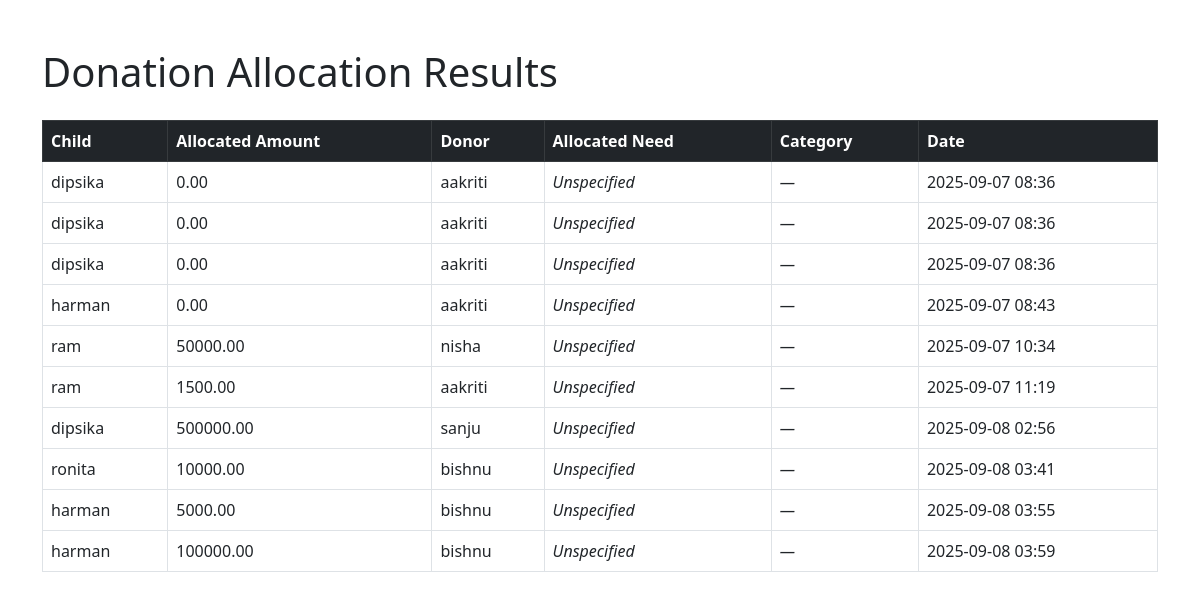
Page /allocation_results/ (signed in) on the committed database.
### orphanage/models.py (models this page shows, shortened)
class Allocation(models.Model):
    child = models.ForeignKey(Child, on_delete=models.CASCADE)
    donation = models.ForeignKey(Donation, on_delete=models.CASCADE)
    allocated_amount = models.FloatField(db_column='amount')
    date = models.DateTimeField(auto_now_add=True, db_column='allocated_at')

class Child(models.Model):
    name = models.CharField(max_length=100)
    gender = models.CharField(
        max_length=10,
        choices=[('Male', 'Male'), ('Female', 'Female'), ('Other', 'Other')]
    )
    admission_date = models.DateField(default=date.today)
    photo = models.ImageField(upload_to='child_photos/', null=True, blank=True)
    priority = models.IntegerField(default=1)
    need = models.TextField(blank=True, null=True)
    age = models.IntegerField(null=True, blank=True)
    child_need_fulfilled = models.BooleanField(default=False)
    date_of_birth = models.DateField(null=True, blank=True, help_text="Child's date of birth")
    background = models.TextField(blank=True, null=True, help_text="Child's background story and history")
    hobbies_interests = models.TextField(blank=True, null=True, help_text="Child's hobbies, interests, and activities")
    personality = models.TextField(blank=True, null=True, help_text="Child's personality traits and characteristics")
    health_status = models.TextField(blank=True, null=True, help_text="Health conditions and medical information")
    education_level = models.CharField(max_length=50, blank=True, null=True, help_text="Current education level")
    favorite_subjects = models.CharField(max_length=200, blank=True, null=True, help_text="Favorite subjects or activities")
    special_skills = models.TextField(blank=True, null=True, help_text="Special talents or skills")
    dietary_requirements = models.TextField(blank=True, null=True, help_text="Any dietary restrictions or preferences")
    languages_spoken = models.CharField(max_length=200, blank=True, null=True, help_text="Languages the child speaks")
    is_available_for_adoption = models.BooleanField(default=True, help_text="Whether child is available for adoption")
    adoption_notes = models.TextField(blank=True, null=True, help_text="Special notes for potential adopters")

class Donation(models.Model):
    donor = models.ForeignKey(Donor, on_delete=models.CASCADE, related_name='donations')
    amount = models.DecimalField(max_digits=10, decimal_places=2)
    date = models.DateTimeField(auto_now_add=True)
    allocated_need = models.ForeignKey(
        NeedDonation, null=True, blank=True, on_delete=models.SET_NULL, related_name='donations'
    )
    is_allocated = models.BooleanField(default=False)

class Donor(models.Model):
    user = models.OneToOneField(User, on_delete=models.CASCADE, related_name='donor_profile')

### orphanage/views/admin_views.py (the view)
    def wrapper(request, *args, **kwargs):
        if not request.session.get('admin_logged_in'):
            return redirect('orphanage:admin_login')
        return view_func(request, *args, **kwargs)

### orphanage/views/admin_views.py (called while the page is built)
def admin_required(view_func):
    def wrapper(request, *args, **kwargs):
        if not request.session.get('admin_logged_in'):
            return redirect('orphanage:admin_login')
        return view_func(request, *args, **kwargs)
    return wrapper

@admin_required
def allocation_results(request):
    allocations = Allocation.objects.select_related('child', 'donation__allocated_need').all()
    return render(request, 'orphanage/admin/allocation_results.html', {
        'allocations': allocations
    })

### orphanage/templates/orphanage/admin/allocation_results.html (shortened to what this page needs)
{% load static %}
<!DOCTYPE html>
<html lang="en">
<head>
    <link href="https://cdn.jsdelivr.net/npm/bootstrap@5.3.0/dist/css/bootstrap.min.css" rel="stylesheet">
</head>
<body>
<div class="container mt-5">
    <h1 class="mb-4">Donation Allocation Results</h1>
    {% if allocations %}
        <table class="table table-bordered">
            <thead class="table-dark">
                <tr>
                    <th>Child</th>
                    <th>Allocated Amount</th>
                    <th>Donor</th>
                    <th>Allocated Need</th>
                    <th>Category</th>
                    <th>Date</th>
                </tr>
            </thead>
            <tbody>
                {% for allocation in allocations %}
                    <tr>
                        <td>{{ allocation.child.name }}</td>
                        <td>{{ allocation.allocated_amount|floatformat:2 }}</td>
                        <td>{{ allocation.donation.donor.user.get_full_name|default:allocation.donation.donor.user.username }}</td>
                        <td>
                            {% if allocation.donation.allocated_need %}
                                {{ allocation.donation.allocated_need.title }}
                            {% else %}
                                <em>Unspecified</em>
                            {% endif %}
                        </td>
                        <td>
                            {% if allocation.donation.allocated_need %}
                                {{ allocation.donation.allocated_need.category }}
                            {% else %}
                                <em>—</em>
                            {% endif %}
                        </td>
                        <td>{{ allocation.date|date:"Y-m-d H:i" }}</td>
                    </tr>
                {% endfor %}
            </tbody>
        </table>
    {% else %}
        <p class="text-muted">No allocations found.</p>
    {% endif %}
</div>
</body>
</html>

### rows in the picture
Allocation: child.name "dipsika", allocated_amount "0.00", donation.donor.user.get_full_name "aakriti", shows "Unspecified", date "2025-09-07 08:36"
Allocation: child.name "dipsika", allocated_amount "0.00", donation.donor.user.get_full_name "aakriti", shows "Unspecified", date "2025-09-07 08:36"
Allocation: child.name "dipsika", allocated_amount "0.00", donation.donor.user.get_full_name "aakriti", shows "Unspecified", date "2025-09-07 08:36"
Allocation: child.name "harman", allocated_amount "0.00", donation.donor.user.get_full_name "aakriti", shows "Unspecified", date "2025-09-07 08:43"
Allocation: child.name "ram", allocated_amount "50000.00", donation.donor.user.get_full_name "nisha", shows "Unspecified", date "2025-09-07 10:34"
Allocation: child.name "ram", allocated_amount "1500.00", donation.donor.user.get_full_name "aakriti", shows "Unspecified", date "2025-09-07 11:19"
Allocation: child.name "dipsika", allocated_amount "500000.00", donation.donor.user.get_full_name "sanju", shows "Unspecified", date "2025-09-08 02:56"
Allocation: child.name "ronita", allocated_amount "10000.00", donation.donor.user.get_full_name "bishnu", shows "Unspecified", date "2025-09-08 03:41"
Allocation: child.name "harman", allocated_amount "5000.00", donation.donor.user.get_full_name "bishnu", shows "Unspecified", date "2025-09-08 03:55"
Allocation: child.name "harman", allocated_amount "100000.00", donation.donor.user.get_full_name "bishnu", shows "Unspecified", date "2025-09-08 03:59"
